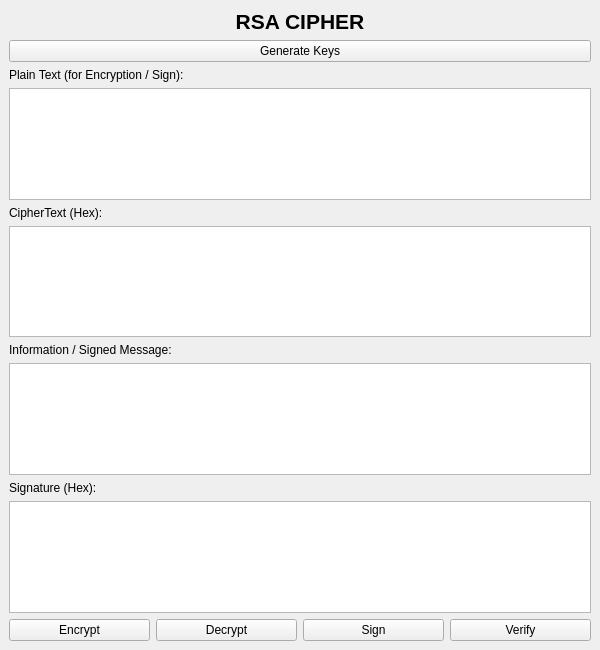
<?xml version="1.0" encoding="UTF-8"?>
<ui version="4.0">
 <class>MainWindow</class>
 <widget class="QMainWindow" name="MainWindow">
  <property name="geometry">
   <rect>
    <x>0</x>
    <y>0</y>
    <width>600</width>
    <height>650</height>
   </rect>
  </property>
  <property name="windowTitle">
   <string>RSA Cipher</string>
  </property>
  <widget class="QWidget" name="centralwidget">
   <layout class="QVBoxLayout" name="verticalLayout">
    <item>
     <widget class="QLabel" name="label_title">
      <property name="font">
       <font>
        <pointsize>16</pointsize>
        <weight>75</weight>
        <bold>true</bold>
       </font>
      </property>
      <property name="text">
       <string>RSA CIPHER</string>
      </property>
      <property name="alignment">
       <set>Qt::AlignCenter</set>
      </property>
     </widget>
    </item>
    <item>
     <widget class="QPushButton" name="btn_gen_keys">
      <property name="text">
       <string>Generate Keys</string>
      </property>
     </widget>
    </item>
    <item>
     <widget class="QLabel" name="lbl_plain">
      <property name="text">
       <string>Plain Text (for Encryption / Sign):</string>
      </property>
     </widget>
    </item>
    <item>
     <widget class="QPlainTextEdit" name="txt_plain_text"/>
    </item>
    <item>
     <widget class="QLabel" name="lbl_cipher">
      <property name="text">
       <string>CipherText (Hex):</string>
      </property>
     </widget>
    </item>
    <item>
     <widget class="QPlainTextEdit" name="txt_cipher_text"/>
    </item>
    <item>
     <widget class="QLabel" name="lbl_info">
      <property name="text">
       <string>Information / Signed Message:</string>
      </property>
     </widget>
    </item>
    <item>
     <widget class="QPlainTextEdit" name="txt_info"/>
    </item>
    <item>
     <widget class="QLabel" name="lbl_sig">
      <property name="text">
       <string>Signature (Hex):</string>
      </property>
     </widget>
    </item>
    <item>
     <widget class="QPlainTextEdit" name="txt_signature"/>
    </item>
    <item>
     <layout class="QHBoxLayout" name="horizontalLayout">
      <item>
       <widget class="QPushButton" name="btn_encrypt">
        <property name="text">
         <string>Encrypt</string>
        </property>
       </widget>
      </item>
      <item>
       <widget class="QPushButton" name="btn_decrypt">
        <property name="text">
         <string>Decrypt</string>
        </property>
       </widget>
      </item>
      <item>
       <widget class="QPushButton" name="btn_sign">
        <property name="text">
         <string>Sign</string>
        </property>
       </widget>
      </item>
      <item>
       <widget class="QPushButton" name="btn_verify">
        <property name="text">
         <string>Verify</string>
        </property>
       </widget>
      </item>
     </layout>
    </item>
   </layout>
  </widget>
 </widget>
 <resources/>
 <connections/>
</ui>
